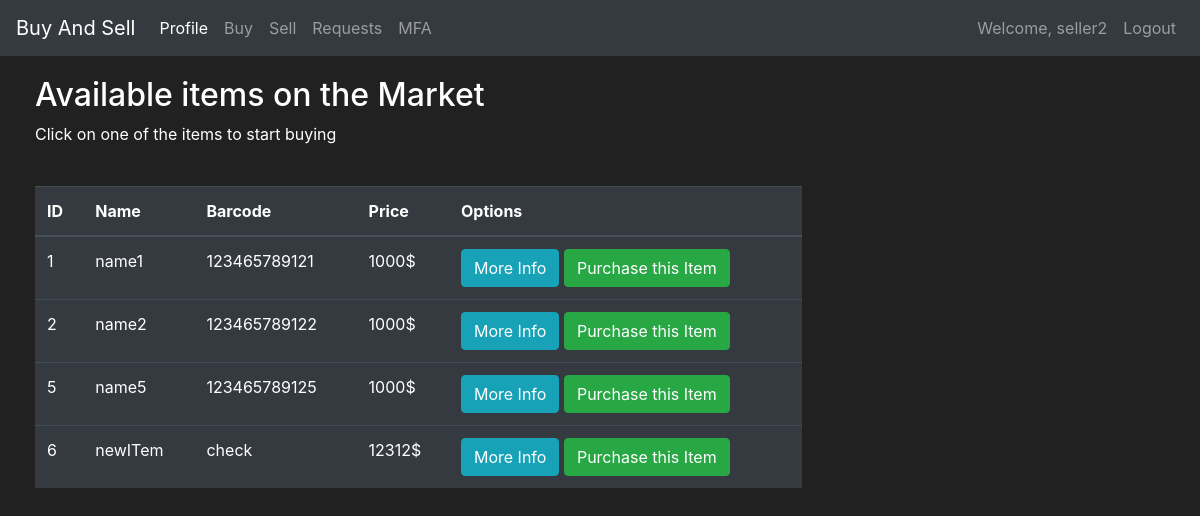
/buy (signed in), run on an earlier commit of the app's database.
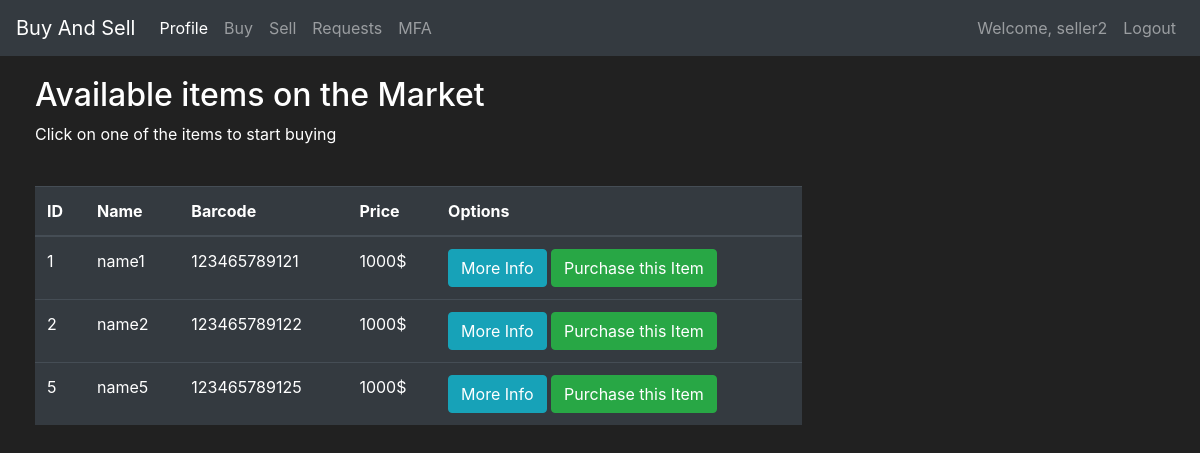
And on a later commit of the database.
### market/models.py (models this page shows, shortened)
class User(db.Model, UserMixin):
    id = db.Column(db.Integer(), primary_key=True)
    username = db.Column(db.String(length=30), nullable=False, unique=True)
    email_address = db.Column(db.String(length=50), nullable=False, unique=True)
    password_hash = db.Column(db.String(length=60), nullable=False)
    budget = db.Column(db.Integer(), nullable=False, default=1000)
    items = db.relationship('Item', backref='owned_user', lazy=True)
    @property
    def password(self):
        return self.password

class Item(db.Model):
    id = db.Column(db.Integer(), primary_key=True)
    name = db.Column(db.String(length=30), nullable=False, unique=True)
    price = db.Column(db.Integer(), nullable=False)
    barcode = db.Column(db.String(length=12), nullable=False, unique=True)
    description = db.Column(db.String(length=1024), nullable=False)
    owner = db.Column(db.Integer(), db.ForeignKey('user.id'))

### market/routes.py (the view, shortened to what this page needs)
@app.route('/buy', methods=['GET', 'POST'])
@login_required
def market_page():
    purchase_form = PurchaseItemForm()
    if request.method == "GET":
        items = Item.query.filter(Item.owner!=current_user.id)
        return render_template('market.html', items=items, purchase_form=purchase_form)

### market/models.py (called while the page is built)
@login_manager.user_loader
def load_user(user_id):
    return User.query.get(int(user_id))

### market/templates/market.html (shortened to what this page needs)
{% extends 'base.html' %}
{% block content %}
<div class="row" style="margin-top:20px; margin-left:20px">
   <div class="col-8">
       <h2>Available items on the Market</h2>
       <p>Click on one of the items to start buying</p>
       <br>
      <table class="table table-hover table-dark">
         <thead>
            <tr>
               <th scope="col">ID</th>
               <th scope="col">Name</th>
               <th scope="col">Barcode</th>
               <th scope="col">Price</th>
               <th scope="col">Options</th>
            </tr>
         </thead>
         <tbody>
            {% for item in items %}
            <tr>
               <td>{{ item.id }}</td>
               <td>{{ item.name }}</td>
               <td>{{ item.barcode }}</td>
               <td>{{ item.price }}$</td>
               <td>
                  <button class="btn btn-outline btn-info" data-toggle="modal" data-target="#Modal-MoreInfo-{{ item.id }}">More Info</button>
                  <button class="btn btn-outline btn-success" data-toggle="modal" data-target="#Modal-PurchaseConfirm-{{ item.id }}">Purchase this Item</button>
               </td>
            </tr>
            {% endfor %}
         </tbody>
      </table>
   </div>
{% endblock %}

### market/templates/base.html (shortened to what this page needs)
<!doctype html>
<html lang="en">
   <head>
      <link rel="stylesheet" href="https://cdn.jsdelivr.net/npm/bootstrap@4.5.3/dist/css/bootstrap.min.css">
   </head>
   <body>
    <nav class="navbar navbar-expand-md navbar-dark bg-dark">
      <a class="navbar-brand" href="#">Buy And Sell<span class="sr-only">(current)</span></a>
      <div class="collapse navbar-collapse" id="navbarNav">
        {% if current_user.is_authenticated %}
        <ul class="navbar-nav mr-auto">
            <li class="nav-item active">
                <a class="nav-link" href="{{ url_for('profile_page') }}">Profile</a>
            </li>
            <li class="nav-item">
                <a class="nav-link" href="{{ url_for('market_page') }}">Buy</a>
            </li>
            <li class="nav-item">
                <a class="nav-link" href="{{ url_for('sell_page') }}">Sell</a>
            </li>
            <li class="nav-item">
                <a class="nav-link" href="{{ url_for('requests_page') }}">Requests</a>
            </li>
            <li class="nav-item">
                <a class="nav-link" href="{{ url_for('qr_generationpage') }}">MFA</a>
            </li>
        </ul>
            <ul class="navbar-nav">
                <li class="nav-item">
                    <a class="nav-link">Welcome, {{ current_user.username }}</a>
                </li>
                <li class="nav-item">
                    <a class="nav-link" href="{{ url_for('logout_page') }}">Logout</a>
                </li>
            </ul>
          {% endif %}
      </div>
    </nav>
      {% block content %}
      {% endblock %}
   </body>
</html>

### market/templates/base.html (style rules this page uses)
body { background-color: #212121; color: white }

What changed in the data, as far as the page shows it:
removed Item: id "6", name "newITem", barcode "check", price "12312"
